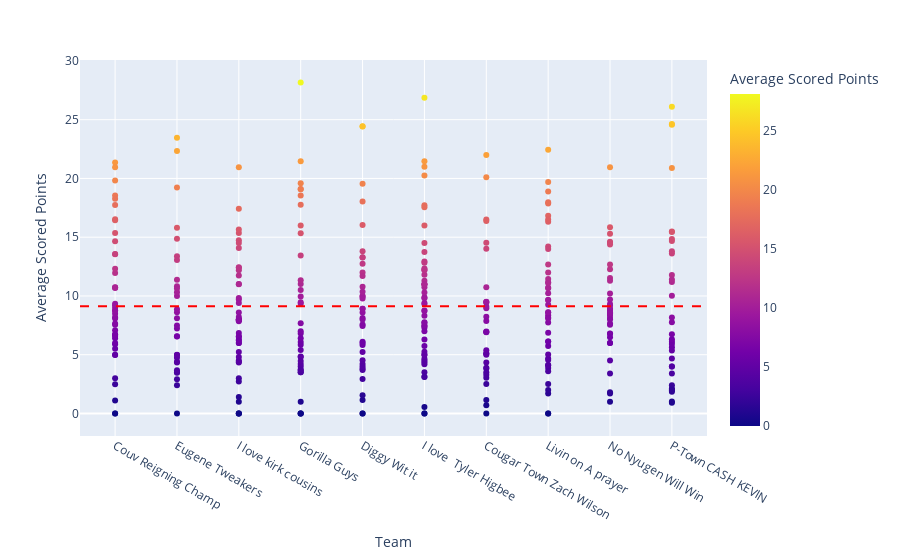

The cell this chart's notebook holds for it:
### Code cell
fig = px.scatter(df, x=df['Team'], y=df['Average Scored Points'], color=df['Average Scored Points'], hover_data=['Average Projected Points', 'Length of Ownership','Player'])
fig.add_hline(df['Average Scored Points'].mean(), line_color='Red', line_dash = 'dash')
fig.show()

### Figure 1 — Plotly figure (JSON) as saved in the notebook; plotly's stock layout.template omitted (floating-point values rounded to 4 significant figures; data arrays with more than 128 entries replaced by an {"elided": "..."} marker saying what was removed)
{"data": [{"customdata": {"elided": "379x3 mixed values"}, "hovertemplate": "Team=%{x}<br>Average Scored Points=%{marker.color}<br>Average Projected Points=%{customdata[0]}<br>Length of Ownership=%{customdata[1]}<br>Player=%{customdata[2]}<extra></extra>", "legendgroup": "", "marker": {"color": {"elided": "379 float values"}, "coloraxis": "coloraxis", "symbol": "circle"}, "mode": "markers", "name": "", "orientation": "v", "showlegend": false, "type": "scatter", "x": {"elided": "379 str values"}, "xaxis": "x", "y": {"elided": "379 float values"}, "yaxis": "y"}], "layout": {"coloraxis": {"colorbar": {"title": {"text": "Average Scored Points"}}, "colorscale": [[0, "#0d0887"], [0.1111, "#46039f"], [0.2222, "#7201a8"], [0.3333, "#9c179e"], [0.4444, "#bd3786"], [0.5556, "#d8576b"], [0.6667, "#ed7953"], [0.7778, "#fb9f3a"], [0.8889, "#fdca26"], [1, "#f0f921"]]}, "legend": {"tracegroupgap": 0}, "margin": {"t": 60}, "shapes": [{"line": {"color": "Red", "dash": "dash"}, "type": "line", "x0": 0, "x1": 1, "xref": "x domain", "y0": 9.114, "y1": 9.114, "yref": "y"}], "xaxis": {"anchor": "y", "domain": [0, 1], "title": {"text": "Team"}}, "yaxis": {"anchor": "x", "domain": [0, 1], "title": {"text": "Average Scored Points"}}}}
